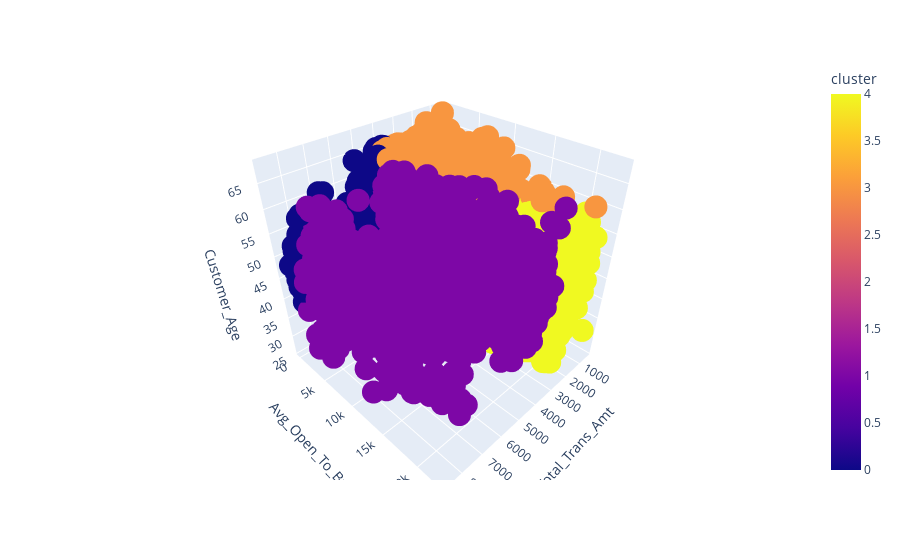

Notebook code cell kept with this figure:
### Code cell
fig = px.scatter_3d(data_noout, x = 'Total_Trans_Amt',
y = 'Avg_Open_To_Buy',
z = 'Customer_Age',
color = 'cluster')

fig.show()

### Figure 1 — Plotly figure (JSON) as saved in the notebook; plotly's stock layout.template omitted (floating-point values rounded to 4 significant figures; data arrays with more than 128 entries replaced by an {"elided": "..."} marker saying what was removed)
{"data": [{"hovertemplate": "Total_Trans_Amt=%{x}<br>Avg_Open_To_Buy=%{y}<br>Customer_Age=%{z}<br>cluster=%{marker.color}<extra></extra>", "legendgroup": "", "marker": {"color": {"elided": "8456 int values"}, "coloraxis": "coloraxis", "symbol": "circle"}, "mode": "markers", "name": "", "scene": "scene", "showlegend": false, "type": "scatter3d", "x": {"elided": "8456 int values"}, "y": {"elided": "8456 float values"}, "z": {"elided": "8456 int values"}}], "layout": {"coloraxis": {"colorbar": {"title": {"text": "cluster"}}, "colorscale": [[0, "#0d0887"], [0.1111, "#46039f"], [0.2222, "#7201a8"], [0.3333, "#9c179e"], [0.4444, "#bd3786"], [0.5556, "#d8576b"], [0.6667, "#ed7953"], [0.7778, "#fb9f3a"], [0.8889, "#fdca26"], [1, "#f0f921"]]}, "legend": {"tracegroupgap": 0}, "margin": {"t": 60}, "scene": {"domain": {"x": [0, 1], "y": [0, 1]}, "xaxis": {"title": {"text": "Total_Trans_Amt"}}, "yaxis": {"title": {"text": "Avg_Open_To_Buy"}}, "zaxis": {"title": {"text": "Customer_Age"}}}}}
